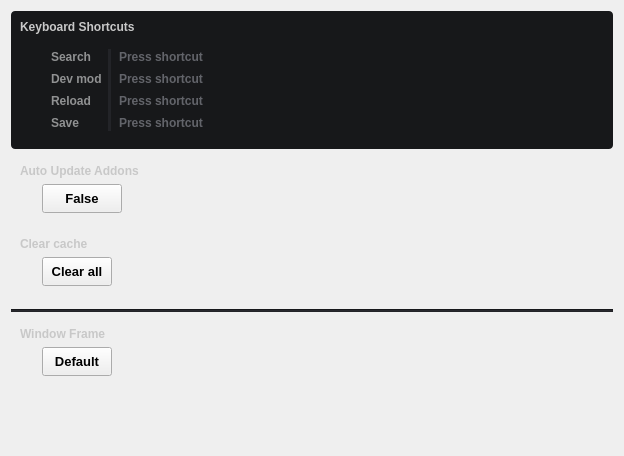
              <widget class="QWidget" name="scrollAreaWidgetContents">
               <property name="geometry">
                <rect>
                 <x>0</x>
                 <y>0</y>
                 <width>624</width>
                 <height>456</height>
                </rect>
               </property>
               <layout class="QGridLayout" name="gridLayout_28">
                <item row="0" column="0">
                 <widget class="QFrame" name="frame_36">
                  <property name="styleSheet">
                   <string notr="true">color: rgb(144, 145, 146);
background-color: rgb(23, 24, 26);
border-radius: 4px;</string>
                  </property>
                  <property name="frameShape">
                   <enum>QFrame::NoFrame</enum>
                  </property>
                  <property name="frameShadow">
                   <enum>QFrame::Raised</enum>
                  </property>
                  <layout class="QGridLayout" name="gridLayout_68">
                   <item row="1" column="1" colspan="2">
                    <widget class="QFrame" name="frame_37">
                     <property name="frameShape">
                      <enum>QFrame::NoFrame</enum>
                     </property>
                     <property name="frameShadow">
                      <enum>QFrame::Raised</enum>
                     </property>
                     <layout class="QGridLayout" name="gridLayout_69">
                      <item row="2" column="0">
                       <widget class="QLabel" name="label_54">
                        <property name="font">
                         <font>
                          <weight>75</weight>
                          <bold>true</bold>
                         </font>
                        </property>
                        <property name="text">
                         <string>Reload</string>
                        </property>
                       </widget>
                      </item>
                      <item row="0" column="2">
                       <widget class="QKeySequenceEdit" name="keySequenceEdit">
                        <property name="font">
                         <font>
                          <weight>75</weight>
                          <bold>true</bold>
                         </font>
                        </property>
                        <property name="styleSheet">
                         <string notr="true">color: rgb(174, 175, 186);</string>
                        </property>
                       </widget>
                      </item>
                      <item row="1" column="0">
                       <widget class="QLabel" name="label_53">
                        <property name="font">
                         <font>
                          <weight>75</weight>
                          <bold>true</bold>
                         </font>
                        </property>
                        <property name="text">
                         <string>Dev mod</string>
                        </property>
                       </widget>
                      </item>
                      <item row="0" column="0">
                       <widget class="QLabel" name="label_52">
                        <property name="font">
                         <font>
                          <weight>75</weight>
                          <bold>true</bold>
                         </font>
                        </property>
                        <property name="text">
                         <string>Search</string>
                        </property>
                       </widget>
                      </item>
                      <item row="3" column="0">
                       <widget class="QLabel" name="label_55">
                        <property name="font">
                         <font>
                          <weight>75</weight>
                          <bold>true</bold>
                         </font>
                        </property>
                        <property name="text">
                         <string>Save</string>
                        </property>
                       </widget>
                      </item>
                      <item row="0" column="1" rowspan="4">
                       <widget class="Line" name="line_38">
                        <property name="styleSheet">
                         <string notr="true">background-color: rgb(35, 36, 40);</string>
                        </property>
                        <property name="orientation">
                         <enum>Qt::Vertical</enum>
                        </property>
                       </widget>
                      </item>
                      <item row="1" column="2">
                       <widget class="QKeySequenceEdit" name="keySequenceEdit_2">
                        <property name="font">
                         <font>
                          <weight>75</weight>
                          <bold>true</bold>
                         </font>
                        </property>
                        <property name="styleSheet">
                         <string notr="true">color: rgb(174, 175, 186);</string>
                        </property>
                       </widget>
                      </item>
                      <item row="2" column="2">
                       <widget class="QKeySequenceEdit" name="keySequenceEdit_3">
                        <property name="font">
                         <font>
                          <weight>75</weight>
                          <bold>true</bold>
                         </font>
                        </property>
                        <property name="styleSheet">
                         <string notr="true">color: rgb(174, 175, 186);</string>
                        </property>
                       </widget>
                      </item>
                      <item row="3" column="2">
                       <widget class="QKeySequenceEdit" name="keySequenceEdit_4">
                        <property name="font">
                         <font>
                          <weight>75</weight>
                          <bold>true</bold>
                         </font>
                        </property>
                        <property name="styleSheet">
                         <string notr="true">color: rgb(174, 175, 186);</string>
                        </property>
                       </widget>
                      </item>
                     </layout>
                    </widget>
                   </item>
                   <item row="1" column="0">
                    <spacer name="horizontalSpacer_26">
                     <property name="orientation">
                      <enum>Qt::Horizontal</enum>
                     </property>
                     <property name="sizeType">
                      <enum>QSizePolicy::Fixed</enum>
                     </property>
                     <property name="sizeHint" stdset="0">
                      <size>
                       <width>16</width>
                       <height>20</height>
                      </size>
                     </property>
                    </spacer>
                   </item>
                   <item row="1" column="3">
                    <spacer name="horizontalSpacer_27">
                     <property name="orientation">
                      <enum>Qt::Horizontal</enum>
                     </property>
                     <property name="sizeHint" stdset="0">
                      <size>
                       <width>40</width>
                       <height>20</height>
                      </size>
                     </property>
                    </spacer>
                   </item>
                   <item row="0" column="0" colspan="4">
                    <widget class="QLabel" name="label_48">
                     <property name="font">
                      <font>
                       <weight>75</weight>
                       <bold>true</bold>
                      </font>
                     </property>
                     <property name="styleSheet">
                      <string notr="true">color: rgb(200, 200, 200);</string>
                     </property>
                     <property name="text">
                      <string>Keyboard Shortcuts</string>
                     </property>
                    </widget>
                   </item>
                  </layout>
                 </widget>
                </item>
                <item row="4" column="0">
                 <widget class="QFrame" name="frame_51">
                  <property name="styleSheet">
                   <string notr="true"/>
                  </property>
                  <property name="frameShape">
                   <enum>QFrame::NoFrame</enum>
                  </property>
                  <property name="frameShadow">
                   <enum>QFrame::Raised</enum>
                  </property>
                  <layout class="QGridLayout" name="gridLayout_77">
                   <item row="2" column="1">
                    <spacer name="verticalSpacer_41">
                     <property name="orientation">
                      <enum>Qt::Vertical</enum>
                     </property>
                     <property name="sizeType">
                      <enum>QSizePolicy::Fixed</enum>
                     </property>
                     <property name="sizeHint" stdset="0">
                      <size>
                       <width>20</width>
                       <height>8</height>
                      </size>
                     </property>
                    </spacer>
                   </item>
                   <item row="1" column="1">
                    <widget class="QPushButton" name="pushButton_69">
                     <property name="minimumSize">
                      <size>
                       <width>70</width>
                       <height>29</height>
                      </size>
                     </property>
                     <property name="font">
                      <font>
                       <pointsize>10</pointsize>
                       <weight>75</weight>
                       <bold>true</bold>
                      </font>
                     </property>
                     <property name="styleSheet">
                      <string notr="true"/>
                     </property>
                     <property name="text">
                      <string>Default</string>
                     </property>
                     <property name="checkable">
                      <bool>true</bool>
                     </property>
                    </widget>
                   </item>
                   <item row="1" column="2">
                    <spacer name="horizontalSpacer_55">
                     <property name="orientation">
                      <enum>Qt::Horizontal</enum>
                     </property>
                     <property name="sizeHint" stdset="0">
                      <size>
                       <width>620</width>
                       <height>20</height>
                      </size>
                     </property>
                    </spacer>
                   </item>
                   <item row="1" column="0">
                    <spacer name="horizontalSpacer_54">
                     <property name="orientation">
                      <enum>Qt::Horizontal</enum>
                     </property>
                     <property name="sizeType">
                      <enum>QSizePolicy::Fixed</enum>
                     </property>
                     <property name="sizeHint" stdset="0">
                      <size>
                       <width>16</width>
                       <height>20</height>
                      </size>
                     </property>
                    </spacer>
                   </item>
                   <item row="0" column="0" colspan="3">
                    <widget class="QLabel" name="label_16">
                     <property name="font">
                      <font>
                       <weight>75</weight>
                       <bold>true</bold>
                      </font>
                     </property>
                     <property name="styleSheet">
                      <string notr="true">color: rgb(200, 200, 200);</string>
                     </property>
                     <property name="text">
                      <string>Window Frame</string>
                     </property>
                    </widget>
                   </item>
                  </layout>
                 </widget>
                </item>
                <item row="3" column="0">
                 <widget class="Line" name="line_8">
                  <property name="styleSheet">
                   <string notr="true">background-color: rgb(35, 36, 40);</string>
                  </property>
                  <property name="orientation">
                   <enum>Qt::Horizontal</enum>
                  </property>
                 </widget>
                </item>
                <item row="2" column="0">
                 <widget class="QFrame" name="frame_52">
                  <property name="styleSheet">
                   <string notr="true"/>
                  </property>
                  <property name="frameShape">
                   <enum>QFrame::NoFrame</enum>
                  </property>
                  <property name="frameShadow">
                   <enum>QFrame::Raised</enum>
                  </property>
                  <layout class="QGridLayout" name="gridLayout_78">
                   <item row="2" column="1">
                    <spacer name="verticalSpacer_42">
                     <property name="orientation">
                      <enum>Qt::Vertical</enum>
                     </property>
                     <property name="sizeType">
                      <enum>QSizePolicy::Fixed</enum>
                     </property>
                     <property name="sizeHint" stdset="0">
                      <size>
                       <width>20</width>
                       <height>8</height>
                      </size>
                     </property>
                    </spacer>
                   </item>
                   <item row="1" column="1">
                    <widget class="QPushButton" name="pushButton_70">
                     <property name="minimumSize">
                      <size>
                       <width>70</width>
                       <height>29</height>
                      </size>
                     </property>
                     <property name="font">
                      <font>
                       <pointsize>10</pointsize>
                       <weight>75</weight>
                       <bold>true</bold>
                      </font>
                     </property>
                     <property name="styleSheet">
                      <string notr="true"/>
                     </property>
                     <property name="text">
                      <string>Clear all</string>
                     </property>
                    </widget>
                   </item>
                   <item row="1" column="2">
                    <spacer name="horizontalSpacer_56">
                     <property name="orientation">
                      <enum>Qt::Horizontal</enum>
                     </property>
                     <property name="sizeHint" stdset="0">
                      <size>
                       <width>620</width>
                       <height>20</height>
                      </size>
                     </property>
                    </spacer>
                   </item>
                   <item row="1" column="0">
                    <spacer name="horizontalSpacer_57">
                     <property name="orientation">
                      <enum>Qt::Horizontal</enum>
                     </property>
                     <property name="sizeType">
                      <enum>QSizePolicy::Fixed</enum>
                     </property>
                     <property name="sizeHint" stdset="0">
                      <size>
                       <width>16</width>
                       <height>20</height>
                      </size>
                     </property>
                    </spacer>
                   </item>
                   <item row="0" column="0" colspan="3">
                    <widget class="QLabel" name="label_17">
                     <property name="font">
                      <font>
                       <weight>75</weight>
                       <bold>true</bold>
                      </font>
                     </property>
                     <property name="styleSheet">
                      <string notr="true">color: rgb(200, 200, 200);</string>
                     </property>
                     <property name="text">
                      <string>Clear cache</string>
                     </property>
                    </widget>
                   </item>
                  </layout>
                 </widget>
                </item>
                <item row="5" column="0">
                 <spacer name="verticalSpacer_11">
                  <property name="orientation">
                   <enum>Qt::Vertical</enum>
                  </property>
                  <property name="sizeHint" stdset="0">
                   <size>
                    <width>20</width>
                    <height>261</height>
                   </size>
                  </property>
                 </spacer>
                </item>
                <item row="1" column="0">
                 <widget class="QFrame" name="frame_38">
                  <property name="styleSheet">
                   <string notr="true"/>
                  </property>
                  <property name="frameShape">
                   <enum>QFrame::NoFrame</enum>
                  </property>
                  <property name="frameShadow">
                   <enum>QFrame::Raised</enum>
                  </property>
                  <layout class="QGridLayout" name="gridLayout_70">
                   <item row="1" column="0">
                    <spacer name="horizontalSpacer_29">
                     <property name="orientation">
                      <enum>Qt::Horizontal</enum>
                     </property>
                     <property name="sizeType">
                      <enum>QSizePolicy::Fixed</enum>
                     </property>
                     <property name="sizeHint" stdset="0">
                      <size>
                       <width>16</width>
                       <height>20</height>
                      </size>
                     </property>
                    </spacer>
                   </item>
                   <item row="1" column="1">
                    <widget class="QPushButton" name="pushButton_53">
                     <property name="minimumSize">
                      <size>
                       <width>70</width>
                       <height>29</height>
                      </size>
                     </property>
                     <property name="font">
                      <font>
                       <pointsize>10</pointsize>
                       <weight>75</weight>
                       <bold>true</bold>
                      </font>
                     </property>
                     <property name="styleSheet">
                      <string notr="true"/>
                     </property>
                     <property name="text">
                      <string>False</string>
                     </property>
                     <property name="checkable">
                      <bool>true</bool>
                     </property>
                    </widget>
                   </item>
                   <item row="1" column="2">
                    <spacer name="horizontalSpacer_28">
                     <property name="orientation">
                      <enum>Qt::Horizontal</enum>
                     </property>
                     <property name="sizeHint" stdset="0">
                      <size>
                       <width>40</width>
                       <height>20</height>
                      </size>
                     </property>
                    </spacer>
                   </item>
                   <item row="0" column="0" colspan="3">
                    <widget class="QLabel" name="label_56">
                     <property name="font">
                      <font>
                       <weight>75</weight>
                       <bold>true</bold>
                      </font>
                     </property>
                     <property name="styleSheet">
                      <string notr="true">color: rgb(200, 200, 200);</string>
                     </property>
                     <property name="text">
                      <string>Auto Update Addons</string>
                     </property>
                    </widget>
                   </item>
                  </layout>
                 </widget>
                </item>
               </layout>
              </widget>
